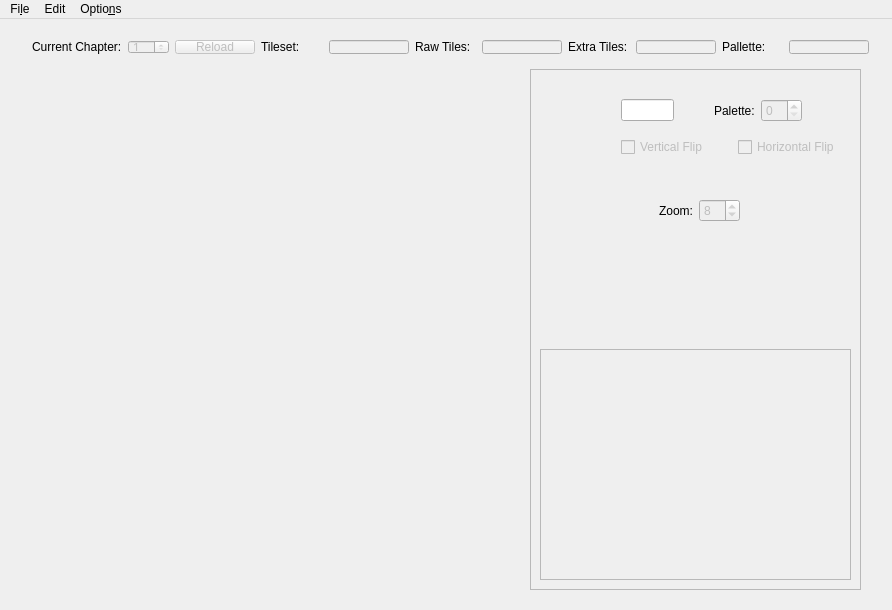
<?xml version="1.0" encoding="UTF-8"?>
<ui version="4.0">
 <class>MainWindow</class>
 <widget class="QMainWindow" name="MainWindow">
  <property name="geometry">
   <rect>
    <x>0</x>
    <y>0</y>
    <width>892</width>
    <height>610</height>
   </rect>
  </property>
  <property name="windowTitle">
   <string>Thracia Tileset Editor</string>
  </property>
  <widget class="QWidget" name="centralWidget">
   <widget class="TileSetLabel" name="tileSetLabel">
    <property name="enabled">
     <bool>false</bool>
    </property>
    <property name="geometry">
     <rect>
      <x>10</x>
      <y>50</y>
      <width>512</width>
      <height>512</height>
     </rect>
    </property>
    <property name="sizePolicy">
     <sizepolicy hsizetype="Fixed" vsizetype="Fixed">
      <horstretch>0</horstretch>
      <verstretch>0</verstretch>
     </sizepolicy>
    </property>
    <property name="minimumSize">
     <size>
      <width>512</width>
      <height>512</height>
     </size>
    </property>
    <property name="baseSize">
     <size>
      <width>512</width>
      <height>512</height>
     </size>
    </property>
    <property name="frameShape">
     <enum>QFrame::NoFrame</enum>
    </property>
    <property name="text">
     <string/>
    </property>
    <property name="alignment">
     <set>Qt::AlignLeading|Qt::AlignLeft|Qt::AlignTop</set>
    </property>
   </widget>
   <widget class="QFrame" name="frame">
    <property name="geometry">
     <rect>
      <x>530</x>
      <y>50</y>
      <width>331</width>
      <height>521</height>
     </rect>
    </property>
    <property name="frameShape">
     <enum>QFrame::StyledPanel</enum>
    </property>
    <property name="frameShadow">
     <enum>QFrame::Raised</enum>
    </property>
    <widget class="QScrollArea" name="scrollArea">
     <property name="geometry">
      <rect>
       <x>10</x>
       <y>280</y>
       <width>311</width>
       <height>231</height>
      </rect>
     </property>
     <property name="frameShape">
      <enum>QFrame::StyledPanel</enum>
     </property>
     <property name="verticalScrollBarPolicy">
      <enum>Qt::ScrollBarAsNeeded</enum>
     </property>
     <property name="sizeAdjustPolicy">
      <enum>QAbstractScrollArea::AdjustIgnored</enum>
     </property>
     <property name="widgetResizable">
      <bool>true</bool>
     </property>
     <property name="alignment">
      <set>Qt::AlignHCenter|Qt::AlignTop</set>
     </property>
     <widget class="QWidget" name="scrollAreaWidgetContents">
      <property name="geometry">
       <rect>
        <x>0</x>
        <y>0</y>
        <width>307</width>
        <height>227</height>
       </rect>
      </property>
      <layout class="QGridLayout" name="gridLayout_2">
       <item row="0" column="0">
        <widget class="TileSetLabel" name="rawTilesLabel">
         <property name="sizePolicy">
          <sizepolicy hsizetype="Expanding" vsizetype="Expanding">
           <horstretch>0</horstretch>
           <verstretch>0</verstretch>
          </sizepolicy>
         </property>
         <property name="maximumSize">
          <size>
           <width>256</width>
           <height>640</height>
          </size>
         </property>
         <property name="text">
          <string/>
         </property>
         <property name="alignment">
          <set>Qt::AlignLeading|Qt::AlignLeft|Qt::AlignTop</set>
         </property>
        </widget>
       </item>
      </layout>
     </widget>
    </widget>
    <widget class="QWidget" name="layoutWidget">
     <property name="geometry">
      <rect>
       <x>10</x>
       <y>10</y>
       <width>311</width>
       <height>181</height>
      </rect>
     </property>
     <layout class="QGridLayout" name="gridLayout_6">
      <item row="0" column="0">
       <widget class="TileSetLabel" name="tileEditLabel">
        <property name="enabled">
         <bool>false</bool>
        </property>
        <property name="sizePolicy">
         <sizepolicy hsizetype="Preferred" vsizetype="Expanding">
          <horstretch>1</horstretch>
          <verstretch>0</verstretch>
         </sizepolicy>
        </property>
        <property name="minimumSize">
         <size>
          <width>64</width>
          <height>64</height>
         </size>
        </property>
        <property name="text">
         <string/>
        </property>
        <property name="alignment">
         <set>Qt::AlignLeading|Qt::AlignLeft|Qt::AlignTop</set>
        </property>
       </widget>
      </item>
      <item row="0" column="1">
       <layout class="QGridLayout" name="gridLayout">
        <item row="0" column="0">
         <layout class="QHBoxLayout" name="horizontalLayout_2">
          <item>
           <widget class="QLineEdit" name="tileNumberEdit">
            <property name="sizePolicy">
             <sizepolicy hsizetype="Expanding" vsizetype="Fixed">
              <horstretch>0</horstretch>
              <verstretch>0</verstretch>
             </sizepolicy>
            </property>
            <property name="maximumSize">
             <size>
              <width>60</width>
              <height>16777215</height>
             </size>
            </property>
            <property name="readOnly">
             <bool>true</bool>
            </property>
           </widget>
          </item>
          <item>
           <spacer name="horizontalSpacer">
            <property name="orientation">
             <enum>Qt::Horizontal</enum>
            </property>
            <property name="sizeHint" stdset="0">
             <size>
              <width>40</width>
              <height>20</height>
             </size>
            </property>
           </spacer>
          </item>
         </layout>
        </item>
        <item row="0" column="1" colspan="2">
         <widget class="QLabel" name="label_6">
          <property name="sizePolicy">
           <sizepolicy hsizetype="Fixed" vsizetype="Preferred">
            <horstretch>0</horstretch>
            <verstretch>0</verstretch>
           </sizepolicy>
          </property>
          <property name="text">
           <string>Palette:</string>
          </property>
         </widget>
        </item>
        <item row="0" column="3">
         <widget class="QSpinBox" name="tilePalletteSpinBox">
          <property name="enabled">
           <bool>false</bool>
          </property>
          <property name="maximum">
           <number>15</number>
          </property>
          <property name="value">
           <number>0</number>
          </property>
         </widget>
        </item>
        <item row="1" column="0" colspan="2">
         <widget class="QCheckBox" name="tileVFlipCheckBox">
          <property name="enabled">
           <bool>false</bool>
          </property>
          <property name="text">
           <string>Vertical Flip</string>
          </property>
         </widget>
        </item>
        <item row="1" column="2" colspan="3">
         <widget class="QCheckBox" name="tileHFlipCheckBox">
          <property name="enabled">
           <bool>false</bool>
          </property>
          <property name="text">
           <string>Horizontal Flip</string>
          </property>
         </widget>
        </item>
        <item row="0" column="4">
         <spacer name="horizontalSpacer_3">
          <property name="orientation">
           <enum>Qt::Horizontal</enum>
          </property>
          <property name="sizeHint" stdset="0">
           <size>
            <width>40</width>
            <height>20</height>
           </size>
          </property>
         </spacer>
        </item>
       </layout>
      </item>
      <item row="1" column="0" colspan="2">
       <layout class="QHBoxLayout" name="horizontalLayout_4">
        <item>
         <widget class="QScrollArea" name="scrollArea_2">
          <property name="frameShape">
           <enum>QFrame::NoFrame</enum>
          </property>
          <property name="widgetResizable">
           <bool>true</bool>
          </property>
          <widget class="QWidget" name="scrollAreaWidgetContents_2">
           <property name="geometry">
            <rect>
             <x>0</x>
             <y>0</y>
             <width>94</width>
             <height>84</height>
            </rect>
           </property>
           <layout class="QGridLayout" name="gridLayout_3">
            <item row="0" column="0">
             <widget class="TileSetLabel" name="rawTileEditLabel">
              <property name="sizePolicy">
               <sizepolicy hsizetype="Expanding" vsizetype="Expanding">
                <horstretch>0</horstretch>
                <verstretch>0</verstretch>
               </sizepolicy>
              </property>
              <property name="maximumSize">
               <size>
                <width>160</width>
                <height>160</height>
               </size>
              </property>
              <property name="text">
               <string/>
              </property>
              <property name="alignment">
               <set>Qt::AlignLeading|Qt::AlignLeft|Qt::AlignTop</set>
              </property>
             </widget>
            </item>
           </layout>
          </widget>
         </widget>
        </item>
        <item>
         <layout class="QGridLayout" name="gridLayout_4">
          <item row="0" column="0" colspan="2">
           <layout class="QHBoxLayout" name="horizontalLayout_3">
            <item>
             <widget class="QLabel" name="label_7">
              <property name="text">
               <string>Zoom:</string>
              </property>
             </widget>
            </item>
            <item>
             <widget class="QSpinBox" name="zoomBGTileSpinBox">
              <property name="enabled">
               <bool>false</bool>
              </property>
              <property name="minimum">
               <number>1</number>
              </property>
              <property name="maximum">
               <number>20</number>
              </property>
              <property name="value">
               <number>8</number>
              </property>
             </widget>
            </item>
           </layout>
          </item>
          <item row="0" column="2">
           <spacer name="horizontalSpacer_2">
            <property name="orientation">
             <enum>Qt::Horizontal</enum>
            </property>
            <property name="sizeHint" stdset="0">
             <size>
              <width>100</width>
              <height>20</height>
             </size>
            </property>
           </spacer>
          </item>
         </layout>
        </item>
       </layout>
      </item>
     </layout>
    </widget>
    <widget class="QWidget" name="layoutWidget">
     <property name="geometry">
      <rect>
       <x>10</x>
       <y>190</y>
       <width>311</width>
       <height>86</height>
      </rect>
     </property>
     <layout class="QHBoxLayout" name="horizontalLayout_7">
      <item>
       <widget class="QFrame" name="frame_2">
        <property name="frameShape">
         <enum>QFrame::NoFrame</enum>
        </property>
        <property name="frameShadow">
         <enum>QFrame::Raised</enum>
        </property>
        <layout class="QHBoxLayout" name="horizontalLayout_6">
         <item>
          <widget class="QLabel" name="selectedColorLabel">
           <property name="sizePolicy">
            <sizepolicy hsizetype="Preferred" vsizetype="Expanding">
             <horstretch>0</horstretch>
             <verstretch>0</verstretch>
            </sizepolicy>
           </property>
           <property name="minimumSize">
            <size>
             <width>48</width>
             <height>48</height>
            </size>
           </property>
           <property name="text">
            <string/>
           </property>
           <property name="alignment">
            <set>Qt::AlignLeading|Qt::AlignLeft|Qt::AlignTop</set>
           </property>
          </widget>
         </item>
        </layout>
       </widget>
      </item>
      <item>
       <widget class="QScrollArea" name="scrollArea_3">
        <property name="frameShape">
         <enum>QFrame::NoFrame</enum>
        </property>
        <property name="widgetResizable">
         <bool>true</bool>
        </property>
        <widget class="QWidget" name="scrollAreaWidgetContents_3">
         <property name="geometry">
          <rect>
           <x>0</x>
           <y>0</y>
           <width>243</width>
           <height>84</height>
          </rect>
         </property>
         <layout class="QHBoxLayout" name="horizontalLayout_5">
          <item>
           <widget class="TileSetLabel" name="paletteLabel">
            <property name="sizePolicy">
             <sizepolicy hsizetype="Preferred" vsizetype="Minimum">
              <horstretch>0</horstretch>
              <verstretch>0</verstretch>
             </sizepolicy>
            </property>
            <property name="text">
             <string/>
            </property>
            <property name="alignment">
             <set>Qt::AlignLeading|Qt::AlignLeft|Qt::AlignTop</set>
            </property>
           </widget>
          </item>
         </layout>
        </widget>
       </widget>
      </item>
     </layout>
    </widget>
   </widget>
   <widget class="QWidget" name="layoutWidget1">
    <property name="geometry">
     <rect>
      <x>21</x>
      <y>10</y>
      <width>859</width>
      <height>36</height>
     </rect>
    </property>
    <layout class="QHBoxLayout" name="horizontalLayout">
     <item>
      <widget class="QLabel" name="label">
       <property name="sizePolicy">
        <sizepolicy hsizetype="Maximum" vsizetype="Preferred">
         <horstretch>0</horstretch>
         <verstretch>0</verstretch>
        </sizepolicy>
       </property>
       <property name="text">
        <string>Current Chapter:</string>
       </property>
      </widget>
     </item>
     <item>
      <widget class="QSpinBox" name="chapterSpinBox">
       <property name="enabled">
        <bool>false</bool>
       </property>
       <property name="sizePolicy">
        <sizepolicy hsizetype="Fixed" vsizetype="Fixed">
         <horstretch>0</horstretch>
         <verstretch>0</verstretch>
        </sizepolicy>
       </property>
       <property name="minimum">
        <number>1</number>
       </property>
       <property name="maximum">
        <number>37</number>
       </property>
      </widget>
     </item>
     <item>
      <widget class="QPushButton" name="chapterSetButton">
       <property name="enabled">
        <bool>false</bool>
       </property>
       <property name="text">
        <string>Reload</string>
       </property>
      </widget>
     </item>
     <item>
      <widget class="QLabel" name="label_2">
       <property name="sizePolicy">
        <sizepolicy hsizetype="Minimum" vsizetype="Preferred">
         <horstretch>0</horstretch>
         <verstretch>0</verstretch>
        </sizepolicy>
       </property>
       <property name="text">
        <string>Tileset:</string>
       </property>
      </widget>
     </item>
     <item>
      <widget class="QLineEdit" name="tilesetAddressDisplay">
       <property name="enabled">
        <bool>false</bool>
       </property>
       <property name="sizePolicy">
        <sizepolicy hsizetype="Expanding" vsizetype="Fixed">
         <horstretch>0</horstretch>
         <verstretch>0</verstretch>
        </sizepolicy>
       </property>
       <property name="minimumSize">
        <size>
         <width>0</width>
         <height>0</height>
        </size>
       </property>
       <property name="maximumSize">
        <size>
         <width>80</width>
         <height>16777215</height>
        </size>
       </property>
       <property name="readOnly">
        <bool>true</bool>
       </property>
      </widget>
     </item>
     <item>
      <widget class="QLabel" name="label_3">
       <property name="text">
        <string>Raw Tiles:</string>
       </property>
      </widget>
     </item>
     <item>
      <widget class="QLineEdit" name="bgTileAddressDisplay">
       <property name="enabled">
        <bool>false</bool>
       </property>
       <property name="maximumSize">
        <size>
         <width>80</width>
         <height>16777215</height>
        </size>
       </property>
       <property name="readOnly">
        <bool>true</bool>
       </property>
      </widget>
     </item>
     <item>
      <widget class="QLabel" name="label_4">
       <property name="text">
        <string>Extra Tiles:</string>
       </property>
      </widget>
     </item>
     <item>
      <widget class="QLineEdit" name="extraTileAddressDisplay">
       <property name="enabled">
        <bool>false</bool>
       </property>
       <property name="maximumSize">
        <size>
         <width>80</width>
         <height>16777215</height>
        </size>
       </property>
       <property name="readOnly">
        <bool>true</bool>
       </property>
      </widget>
     </item>
     <item>
      <widget class="QLabel" name="label_5">
       <property name="text">
        <string>Pallette:</string>
       </property>
      </widget>
     </item>
     <item>
      <widget class="QLineEdit" name="paletteAddressDisplay">
       <property name="enabled">
        <bool>false</bool>
       </property>
       <property name="maximumSize">
        <size>
         <width>80</width>
         <height>16777215</height>
        </size>
       </property>
       <property name="readOnly">
        <bool>true</bool>
       </property>
      </widget>
     </item>
    </layout>
   </widget>
  </widget>
  <widget class="QMenuBar" name="menuBar">
   <property name="geometry">
    <rect>
     <x>0</x>
     <y>0</y>
     <width>892</width>
     <height>30</height>
    </rect>
   </property>
   <widget class="QMenu" name="menuFile">
    <property name="title">
     <string>Fi&amp;le</string>
    </property>
    <addaction name="actionOpen"/>
    <addaction name="actionOpen_From_Files"/>
    <addaction name="separator"/>
    <addaction name="actionExport"/>
    <addaction name="actionExport_PNG"/>
   </widget>
   <widget class="QMenu" name="menuOptions">
    <property name="title">
     <string>Optio&amp;ns</string>
    </property>
    <addaction name="actionHighlight_Same_BG_Tile"/>
   </widget>
   <widget class="QMenu" name="menuEdit">
    <property name="title">
     <string>Edit</string>
    </property>
    <addaction name="actionUndo"/>
    <addaction name="actionRedo"/>
   </widget>
   <addaction name="menuFile"/>
   <addaction name="menuEdit"/>
   <addaction name="menuOptions"/>
  </widget>
  <action name="actionOpen">
   <property name="text">
    <string>&amp;Open ROM</string>
   </property>
  </action>
  <action name="actionOpen_Directory">
   <property name="text">
    <string>Open &amp;Directory</string>
   </property>
  </action>
  <action name="actionExport">
   <property name="enabled">
    <bool>false</bool>
   </property>
   <property name="text">
    <string>&amp;Export</string>
   </property>
   <property name="iconText">
    <string>Export Current</string>
   </property>
   <property name="toolTip">
    <string>Export Current Tileset Data</string>
   </property>
  </action>
  <action name="actionHighlight_Same_BG_Tile">
   <property name="checkable">
    <bool>true</bool>
   </property>
   <property name="enabled">
    <bool>false</bool>
   </property>
   <property name="text">
    <string>&amp;Highlight Same BG Tile</string>
   </property>
  </action>
  <action name="actionUndo">
   <property name="enabled">
    <bool>false</bool>
   </property>
   <property name="text">
    <string>&amp;Undo</string>
   </property>
   <property name="shortcut">
    <string>Ctrl+Z</string>
   </property>
  </action>
  <action name="actionRedo">
   <property name="enabled">
    <bool>false</bool>
   </property>
   <property name="text">
    <string>&amp;Redo</string>
   </property>
   <property name="shortcut">
    <string>Ctrl+Y</string>
   </property>
  </action>
  <action name="actionOpen_From_Files">
   <property name="text">
    <string>Open &amp;From Files</string>
   </property>
  </action>
  <action name="actionExport_PNG">
   <property name="enabled">
    <bool>false</bool>
   </property>
   <property name="text">
    <string>Export PNG</string>
   </property>
  </action>
 </widget>
 <layoutdefault spacing="6" margin="11"/>
 <customwidgets>
  <customwidget>
   <class>TileSetLabel</class>
   <extends>QLabel</extends>
   <header>tilesetlabel.h</header>
  </customwidget>
 </customwidgets>
 <resources/>
 <connections/>
</ui>
